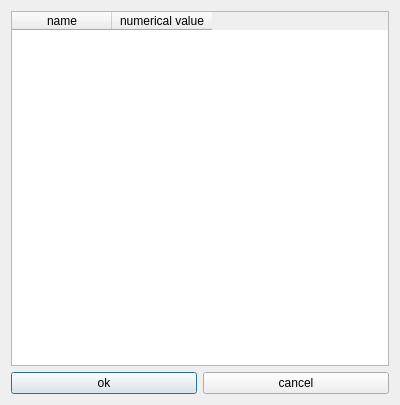
<?xml version="1.0" encoding="UTF-8"?>
<ui version="4.0">
 <class>QIntervisibility</class>
 <widget class="QDialog" name="QIntervisibility">
  <property name="geometry">
   <rect>
    <x>0</x>
    <y>0</y>
    <width>400</width>
    <height>405</height>
   </rect>
  </property>
  <property name="windowTitle">
   <string>visibility analysis</string>
  </property>
  <layout class="QVBoxLayout" name="verticalLayout">
   <item>
    <widget class="QTableWidget" name="tableWidget">
     <column>
      <property name="text">
       <string>name</string>
      </property>
     </column>
     <column>
      <property name="text">
       <string>numerical value</string>
      </property>
     </column>
    </widget>
   </item>
   <item>
    <layout class="QHBoxLayout" name="horizontalLayout_3">
     <item>
      <widget class="QPushButton" name="pushButtonOk">
       <property name="text">
        <string>ok</string>
       </property>
      </widget>
     </item>
     <item>
      <widget class="QPushButton" name="pushButtonCancel">
       <property name="text">
        <string>cancel</string>
       </property>
      </widget>
     </item>
    </layout>
   </item>
  </layout>
 </widget>
 <resources/>
 <connections>
  <connection>
   <sender>pushButtonCancel</sender>
   <signal>clicked()</signal>
   <receiver>QIntervisibility</receiver>
   <slot>close()</slot>
   <hints>
    <hint type="sourcelabel">
     <x>279</x>
     <y>288</y>
    </hint>
    <hint type="destinationlabel">
     <x>277</x>
     <y>311</y>
    </hint>
   </hints>
  </connection>
 </connections>
</ui>
